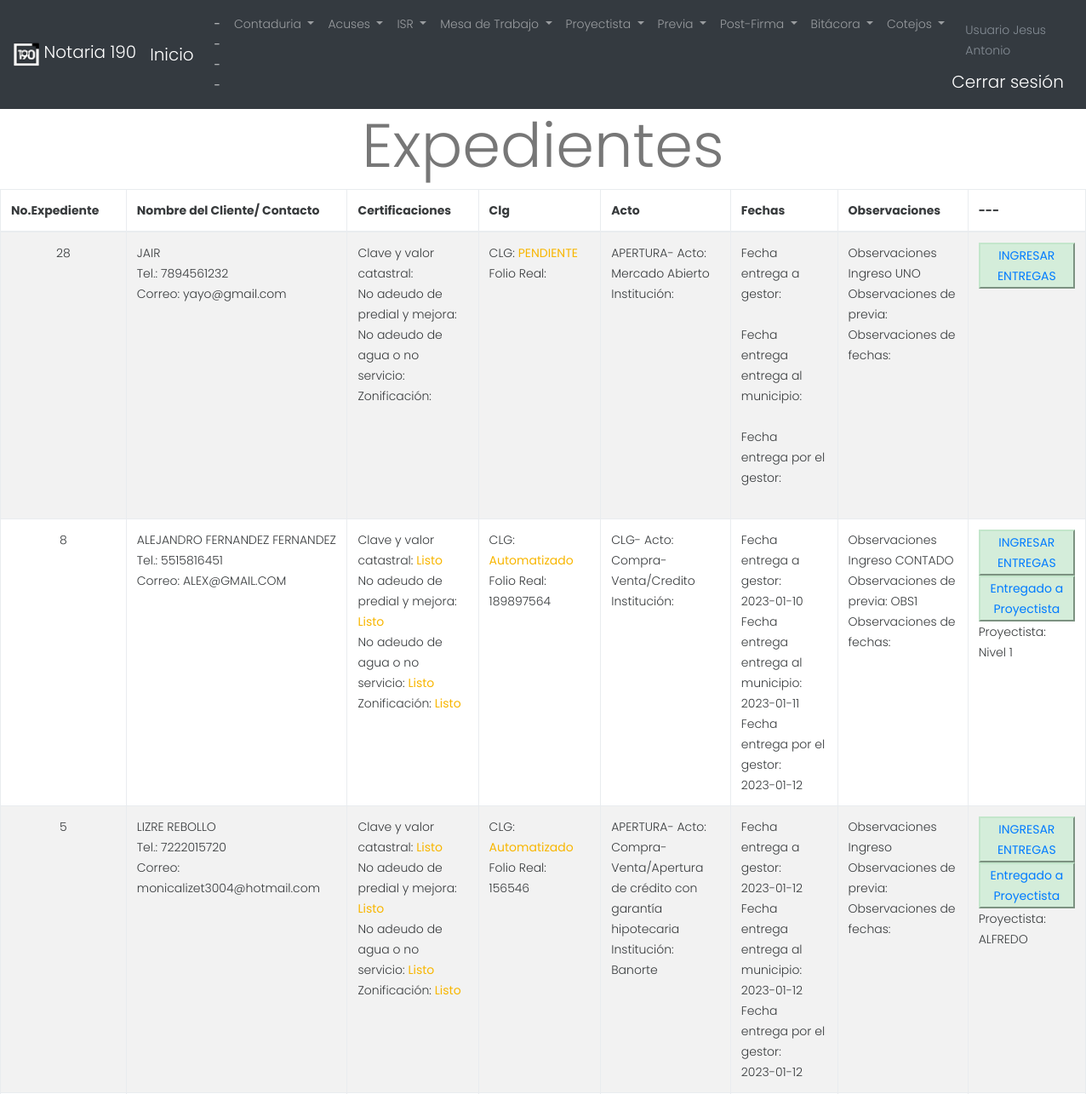
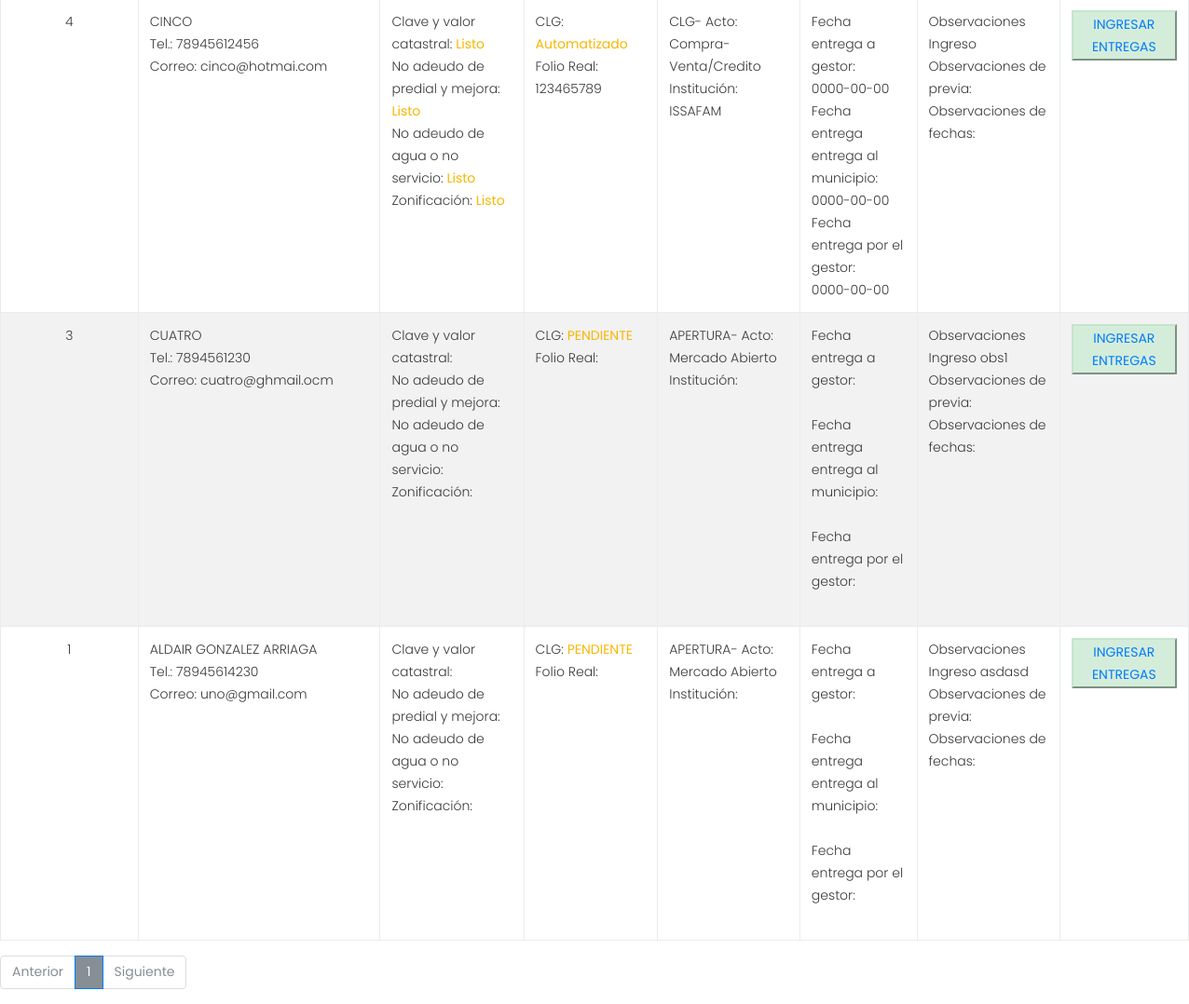
Page /consultar_exp.php?pag=1 (signed in) on the committed database (2 pictures, top to bottom).
### tables this page shows
CREATE TABLE `usuarios` (
  `idusuario` int(11) NOT NULL,
  `u_nombre` varchar(100) NOT NULL,
  `u_apellido_pat` varchar(50) NOT NULL,
  `nickname` varchar(50) NOT NULL,
  `u_apellido_mat` varchar(50) NOT NULL,
  `contrasena` varchar(50) NOT NULL,
  `u_departamento` int(11) DEFAULT NULL,
  `u_nivel` int(30) NOT NULL
);

CREATE TABLE `expediente` (
  `id_expediente` int(11) NOT NULL,
  `nombre_del_cliente` varchar(1000) DEFAULT NULL,
  `telefono` varchar(50) DEFAULT NULL,
  `correo` varchar(500) DEFAULT NULL,
  `recepcion_fecha_hora` datetime NOT NULL,
  `id_proyectista` int(11) NOT NULL,
  `id_acto` int(11) NOT NULL,
  `id_institucion` int(11) DEFAULT NULL,
  `observaciones_1` text DEFAULT NULL,
  `id_usuario_n_exp` int(11) NOT NULL,
  `id_clg` int(11) DEFAULT NULL,
  `clg_auto_folio_real` varchar(1000) DEFAULT NULL,
  `id_clg_tradicional` int(11) DEFAULT NULL,
  `clg_tradi_tramite` date DEFAULT NULL,
  `clg_tradi_termino` date DEFAULT NULL,
  `clave_valor` varchar(1000) DEFAULT NULL,
  `no_adeudo_predial` varchar(1000) DEFAULT NULL,
  `no_adeudo_agua` varchar(1000) DEFAULT NULL,
  `zonificacion` varchar(1000) DEFAULT NULL,
  `fech_entrega_prev_mesa` datetime DEFAULT NULL,
  `user_entrega_prev_mesa` int(11) DEFAULT NULL,
  `observaciones_2` text DEFAULT NULL,
  `fecha_insert_clg` datetime DEFAULT NULL,
  `id_usuario_clg_certis` int(11) DEFAULT NULL,
  `cert_entrega_gestor` date DEFAULT NULL,
  `fech_cert_entrega_gestor` datetime DEFAULT NULL,
  `cert_entrega_municipio` date DEFAULT NULL,
  `fech_cert_entrega_municipio` datetime DEFAULT NULL,
  `cert_por_gestor` date DEFAULT NULL,
  `fech_cert_por_gestor` datetime DEFAULT NULL,
  `observaciones_3` text DEFAULT NULL,
  `id_usuario_certis` int(11) DEFAULT NULL,
  `entrega_al_proyectista` datetime DEFAULT NULL,
  `id_usuario_entr_proyectista` int(11) DEFAULT NULL,
  `firma` date DEFAULT NULL,
  `no_esc` int(11) DEFAULT NULL,
  `vol_esc` int(11) DEFAULT NULL,
  `fname_proyect` text DEFAULT NULL,
  `name_proyect` varchar(1000) DEFAULT NULL,
  `otorgamiento` date DEFAULT NULL,
  `fech_otorgamiento` datetime DEFAULT NULL,
  `fech_firma` date DEFAULT NULL,
  `fech_intermedia_fecha` datetime DEFAULT NULL,
  `intermedia_fecha` date DEFAULT NULL,
  `fecha_av_def` datetime DEFAULT NULL,
  `av_def` date DEFAULT NULL,
  `fech_entrega_proyc_mesa` datetime DEFAULT NULL,
  `usuario_entrega_proyc_mesa` int(11) DEFAULT NULL,
  `observaciones_4` text DEFAULT NULL,
  `id_usuario_proyect` int(11) DEFAULT NULL,
  `id_usu_entrega_mesa_postfirma` int(11) DEFAULT NULL,
  `fech_mesa_postfirma` datetime DEFAULT NULL,
  `traslado_dominio` date DEFAULT NULL,
  `dec_not/uif` date DEFAULT NULL,
  `testimonio` date DEFAULT NULL,
  `testi_cierre` date DEFAULT NULL,
  `testi_ingreso_rpp` date DEFAULT NULL,
  `testi_incripcion` date DEFAULT NULL,
  `legajo` date DEFAULT NULL,
  `pago_derechos` date DEFAULT NULL,
  `ifrem_ingreso` date DEFAULT NULL,
  `ifrem_inscripcion` date DEFAULT NULL,
  `anec_fecha` date DEFAULT NULL,
  `expedientecol` varchar(45) DEFAULT NULL,
  `expedientecol1` varchar(45) DEFAULT NULL
);

CREATE TABLE `exp_actos` (
  `id_acto` int(11) NOT NULL,
  `acto` varchar(500) NOT NULL
);

CREATE TABLE `clg_tipo` (
  `id_clg_tipo` int(11) NOT NULL,
  `clg_tipo` varchar(250) NOT NULL
);

CREATE TABLE `clg_actos` (
  `id_clg_acto` int(11) NOT NULL,
  `actos` varchar(500) NOT NULL
);

CREATE TABLE `exp_institucion` (
  `id_institucion` int(11) NOT NULL,
  `institucion` varchar(500) NOT NULL
);

### consultar_exp.php (the view, shortened to what this page needs)
<?php
$con1= conectar();
?>
<!DOCTYPE html PUBLIC "-//W3C//DTD XHTML 1.0 Transitional//EN" "http://www.w3.org/TR/xhtml1/DTD/xhtml1-transitional.dtd">
<html lang="en">
  <head>
    <link rel="stylesheet" href="css/bootstrap.min.css">
    <link rel="stylesheet" href="css/estilos.css">
    </head>
    <body>
<?php
include ("nav.php");
?>
<center><h1 class="display-3">Expedientes</h1></center>
    <table class="table table-striped table-bordered">
  <thead>
    <tr>
      <th class="col-1">No.Expediente</th>
      <th class="col-1">Nombre del Cliente/ Contacto</th>
      <th class="col-1">Certificaciones</th>
      <th class="col-1">Clg</th>
      <th class="col-1">Acto</th>
      <th class="col-1">Fechas</th>
      <th class="col-1">Observaciones</th>
      <th class="col-1">---</th>
    </tr>
  </thead>
<?PHP
        $multiplicador = ($_GET['pag']-1)*8;
     $queryfam = "SELECT id_expediente, nombre_del_cliente, telefono, correo, recepcion_fecha_hora, p.u_nombre as proyectista, acto, exp_institu.institucion as institucion_exp, u.u_nombre, observaciones_1, clg_tipo, clg_auto_folio_real, folio_real,
clave_valor, no_adeudo_predial, no_adeudo_agua, zonificacion, tradi_acto.actos as tradi_acto1, tradi_institu.institucion as tradi_institu1, observaciones_2, clg_tradi_tramite, clg_tradi_termino, cert_entrega_gestor, cert_entrega_municipio, cert_por_gestor, observaciones_3,entrega_al_proyectista FROM not190.expediente
inner join proyectistas on proyectistas.id_proyectista = expediente.id_proyectista
inner join usuarios as p on p.idusuario = proyectistas.id_usuario
inner join exp_actos on exp_actos.id_acto = expediente.id_acto
left join exp_institucion as exp_institu on exp_institu.id_institucion = expediente.id_institucion
inner join usuarios as u on u.idusuario = expediente.id_usuario_n_exp
left join clg_tipo on clg_tipo.id_clg_tipo = expediente.id_clg
left join clg_tradicional as tradi on tradi.id_clg = expediente.id_clg_tradicional
left join clg_actos as tradi_acto on tradi.id_acto = tradi_acto.id_clg_acto
left join exp_institucion as tradi_institu on tradi_institu.id_institucion = tradi.id_institucion_clg_tradi
where fech_entrega_prev_mesa is not null and entrega_al_proyectista is null
order by id_expediente DESC LIMIT ".$multiplicador.",8";
    $resultfam = $con1->query($queryfam);
    $sqlnumrows = "SELECT COUNT(*) as total FROM not190.expediente
inner join proyectistas on proyectistas.id_proyectista = expediente.id_proyectista
inner join usuarios as p on p.idusuario = proyectistas.id_usuario
inner join exp_actos on exp_actos.id_acto = expediente.id_acto
left join exp_institucion as exp_institu on exp_institu.id_institucion = expediente.id_institucion
inner join usuarios as u on u.idusuario = expediente.id_usuario_n_exp
left join clg_tipo on clg_tipo.id_clg_tipo = expediente.id_clg
left join clg_tradicional as tradi on tradi.id_clg = expediente.id_clg_tradicional
left join clg_actos as tradi_acto on tradi.id_acto = tradi_acto.id_clg_acto
left join exp_institucion as tradi_institu on tradi_institu.id_institucion = tradi.id_institucion_clg_tradi
where fech_entrega_prev_mesa is not null and entrega_al_proyectista is null
order by id_expediente DESC;";
    $resultc = mysqli_query($con,$sqlnumrows);
    $rowtc = $resultc->fetch_assoc();
     $totale = $rowtc['total']/8 ;
     $redondeo = ceil($totale);
        while ($rowfam = $resultfam->fetch_array(MYSQLI_BOTH)){
?>
    <tr>
      <td><center><?php echo $rowfam['id_expediente'] ?></center></td>
      <td><?php echo $rowfam['nombre_del_cliente'] ?><br>
        Tel.: <?php echo $rowfam['telefono'] ?><br>Correo: <?php echo $rowfam['correo'] ?>
      </td>
      <td>
          Clave y valor catastral: <b><?php if ($rowfam['clave_valor']>=1) echo "Listo";?> </b>
      <br>No adeudo de predial y mejora: <b><?php if ($rowfam['no_adeudo_predial']>=1) echo "Listo";?> </b>
      <br>No adeudo de agua o no servicio: <b><?php if ($rowfam['no_adeudo_agua']>=1) echo "Listo";?> </b>
      <br>Zonificación: <b><?php if ($rowfam['zonificacion']>=1) echo "Listo";?> </b>
      </td>
      <td>CLG: <b><?php if($rowfam['clg_tipo'] >= 1){ echo $rowfam['clg_tipo'];}else{echo "PENDIENTE";} ?></b><br>
      Folio Real: <?php echo $rowfam['folio_real'] ?><?php echo $rowfam['clg_auto_folio_real'] ?><br>
      </td>
      <td><?php if ($rowfam['tradi_acto1'] <= 0 && $rowfam['tradi_institu1'] <= 0) {
          echo "APERTURA- Acto: ".$rowfam['acto']."<br> Institución: ".$rowfam['institucion_exp'];
      }else{ ?>CLG- Acto: <?php echo $rowfam['tradi_acto1'] ?> <br>Institución: <?php echo $rowfam['tradi_institu1'] ?>
      <?php }?>
      </td>
      <td>Fecha entrega a gestor: <br><?php echo $rowfam['cert_entrega_gestor'] ?><br>
          Fecha entrega entrega al municipio: <br> <?php echo $rowfam['cert_entrega_municipio'] ?><br>
          Fecha entrega por el gestor: <br><?php echo $rowfam['cert_por_gestor'] ?><br>
      </td>
      <td>Observaciones Ingreso <?php echo $rowfam['observaciones_1'] ?> <br>Observaciones de previa: <?php echo $rowfam['observaciones_2'] ?><br>Observaciones de fechas: <?php echo $rowfam['observaciones_3'] ?></td>
      <td><?php
          echo '<button class="alert-success"><a href="entregas_exp.php?id_exp='.$rowfam['id_expediente'].'">INGRESAR ENTREGAS</a></button>';
       ?>
        <?php if ($rowfam['cert_por_gestor'] > 1) {
          echo '<button class="alert-success"><a href="exp_pasar_proyectista.php?id_exp='.$rowfam['id_expediente'].'&user='.$user.'">Entregado a Proyectista</a></button>';
          echo "<br>Proyectista: ".$rowfam['proyectista'];
        }
       ?>
       </td>
    </tr>
<?PHP
        }
?>
</table>
        <nav aria-label="...">
          <ul class="pagination ">
            <?PHP
            if($_GET['pag'] == 1){
            ?>
            <li class="page-item disabled">
              <span class="page-link">Anterior</span>
            </li>
            <?PHP
            }else{
            ?>
            <li class="page-item">
              <a class="page-link text-dark" href="consultar_exp.php?pag=<?PHP echo $_GET['pag']-1 ?>">Anterior</a>
            </li>
            <?PHP
            }
            for ($i=1;$i<=$redondeo;$i++){
                if($i == $_GET['pag']){
                    ?>
            <li class="page-item active">
              <span class="page-link bg-secondary text-white"><?PHP echo $i ?><span class="sr-only">(current)</span>
              </span>
            </li>
            <?php
            }else{
            ?>
            <li class="page-item">
                <a class="page-link text-dark" href="consultar_exp.php?pag=<?PHP echo $i ?>"><?PHP echo $i ?></a>
            </li>
            <?PHP
            }}
            if($_GET['pag'] == $redondeo){
            ?>
            <li class="page-item disabled">
              <span class="page-link ">Siguiente</span>
            </li>
            <?PHP
                }else{
            ?>
            <li class="page-item">
              <a class="page-link text-dark" href="consultar_exp.php?pag=<?PHP echo $_GET['pag']+1 ?>">Siguiente</a>
            </li>
            <?PHP
                }
            ?>
          </ul>
        </nav>
</body>

### nav.php (shortened to what this page needs)
<?php
$con= conectar();
if(isset($_SESSION['usuario'])){
  $user = $_SESSION['usuario'];
}else{
    echo 'Inicie una session';
    header('location: login.php');
    die();
}
$querynomuser = "SELECT u_nombre, u_nivel, u_departamento, nickname FROM not190.usuarios where idusuario = ".$user." ;";
$resultq = mysqli_query($con,$querynomuser);
$rowusu = $resultq->fetch_assoc();
$querynuevoexp = "SELECT * FROM not190.usu_expedientes where id_usuario = ".$user." and id_funcion = 1;";
$resultnuevoexp = mysqli_query($con,$querynuevoexp);
$filasnuevoexp=mysqli_num_rows($resultnuevoexp);
$qeryporyect = "SELECT * FROM not190.proyectistas where id_usuario = ".$user.";";
$resultproyect = mysqli_query($con,$qeryporyect);
$filaproyect=mysqli_num_rows($resultproyect);
?>
<!doctype html>
<html lang="en">
    <head>
        <link rel="stylesheet" href="css/bootstrap.css">
        <link rel="stylesheet" href="vendors/linericon/style.css">
        <link rel="stylesheet" href="css/font-awesome.min.css">
        <link rel="stylesheet" href="vendors/owl-carousel/owl.carousel.min.css">
        <link rel="stylesheet" href="vendors/lightbox/simpleLightbox.css">
        <link rel="stylesheet" href="vendors/nice-select/css/nice-select.css">
        <link rel="stylesheet" href="css/style.css">
        <link rel="stylesheet" href="css/responsive.css">
    </head>
    <body>
<nav class="navbar navbar-expand-lg navbar-dark bg-dark">
  <a class="navbar-brand" href="index.php">
    <img src="img/icono.png" width="30" height="30" class="d-inline-block align-top" alt="">
    Notaria 190
  </a>
  <a class="navbar-brand" href="index.php">Inicio</a>
  <div class="collapse navbar-collapse" id="navbarSupportedContent">
    <ul class="navbar-nav mr-auto">
      <li class="nav-item active">
        <a class="nav-link" href="index.php">---- <span class="sr-only">(current)</span></a>
      </li>
      <?php
      if($rowusu['u_departamento'] == 1 or $rowusu['u_departamento'] == 3){ ?>
      <li class="nav-item dropdown">
        <a class="nav-link dropdown-toggle" href="#" id="navbarDropdown" role="button" data-toggle="dropdown" aria-haspopup="true" aria-expanded="false">
          Contaduria
        </a>
      </li>
      <?php
      } ?>
      <?php
      if($rowusu['u_nivel'] >= 3 or $rowusu['u_departamento'] == 5){ ?>
      <li class="nav-item dropdown">
        <a class="nav-link dropdown-toggle" href="#" id="navbarDropdown" role="button" data-toggle="dropdown" aria-haspopup="true" aria-expanded="false">
          Acuses
        </a>
      </li>
      <?php
      } ?>
      <li class="nav-item dropdown">
        <a class="nav-link dropdown-toggle" href="#" id="navbarDropdown" role="button" data-toggle="dropdown" aria-haspopup="true" aria-expanded="false">
          ISR
        </a>
      </li>
      <?php
      if($filasnuevoexp >= 1){ ?>
      <li class="nav-item dropdown">
        <a class="nav-link dropdown-toggle" href="#" id="navbarDropdown" role="button" data-toggle="dropdown" aria-haspopup="true" aria-expanded="false">
          Mesa de Trabajo
        </a>
      </li>
      <?php
      } ?>
      <?php
      if($filaproyect >= 1){ ?>
      <li class="nav-item dropdown">
        <a class="nav-link dropdown-toggle" href="#" id="navbarDropdown" role="button" data-toggle="dropdown" aria-haspopup="true" aria-expanded="false">
          Proyectista
        </a>
      </li>
      <?php
      } ?>
      <li class="nav-item dropdown">
        <a class="nav-link dropdown-toggle" href="#" id="navbarDropdown" role="button" data-toggle="dropdown" aria-haspopup="true" aria-expanded="false">
          Previa
        </a>
      </li>
      <li class="nav-item dropdown">
        <a class="nav-link dropdown-toggle" href="#" id="navbarDropdown" role="button" data-toggle="dropdown" aria-haspopup="true" aria-expanded="false">
          Post-Firma
        </a>
      </li>
      <li class="nav-item dropdown">
        <a class="nav-link dropdown-toggle" href="#" id="navbarDropdown" role="button" data-toggle="dropdown" aria-haspopup="true" aria-expanded="false">
          Bitácora
        </a>
      </li>
      <?php
      if($rowusu['u_departamento'] > 1 or $rowusu['u_departamento'] == 1){ ?>
      <li class="nav-item dropdown">
        <a class="nav-link dropdown-toggle" href="#" id="navbarDropdown" role="button" data-toggle="dropdown" aria-haspopup="true" aria-expanded="false">
          Cotejos
        </a>
          <?php
          }
          ?>
      </li>
    </ul>
    <form class="form-inline my-2 my-lg-0">
      <a class="nav-item nav-link disabled" href="#">Usuario <?php echo $rowusu['u_nombre']; ?></a>
      <a class="navbar-brand" href="cerrar_session.php">Cerrar sesión</a>
    </form>
  </div>
</nav>        </header>

### css/style.css (style rules this page uses)
a { text-decoration: none; -webkit-transition: all 0.3s ease-in-out; -o-transition: all 0.3s ease-in-out; transition: all 0.3s ease-in-out; }
body { line-height: 24px; font-size: 14px; font-family: "Poppins", sans-serif; font-weight: 300; color: #777777; }
h1, h2, h3, h4, h5, h6 { font-family: "Poppins", sans-serif; font-weight: 600; }
.page-link { background: transparent; font-weight: 400; }
b, sup, sub, u, del { color: #f8b600; }
h1 { font-size: 36px; }
h1, h2, h3, h4, h5, h6 { line-height: 1.5em; }

### rows in the picture
usuarios: u_nombre "Jesus Antonio"
expediente: id_expediente "28", nombre_del_cliente "JAIR", telefono "7894561232", correo "yayo@gmail.com", shows "PENDIENTE", id_acto.acto "Mercado Abierto", observaciones_1 "UNO"
expediente: id_expediente "8", nombre_del_cliente "ALEJANDRO FERNANDEZ FERNANDEZ", telefono "5515816451", correo "ALEX@GMAIL.COM", clave_valor "Listo", no_adeudo_predial "Listo", no_adeudo_agua "Listo", zonificacion "Listo", id_clg.clg_tipo "Automatizado", clg_auto_folio_real "189897564", clg_actos.actos "Compra-Venta/Credito", cert_entrega_gestor "2023-01-10", cert_entrega_municipio "2023-01-11", cert_por_gestor "2023-01-12", observaciones_1 "CONTADO", observaciones_2 "OBS1", usuarios.u_nombre "Nivel 1"
expediente: id_expediente "5", nombre_del_cliente "LIZRE REBOLLO", telefono "7222015720", correo "monicalizet3004@hotmail.com", clave_valor "Listo", no_adeudo_predial "Listo", no_adeudo_agua "Listo", zonificacion "Listo", id_clg.clg_tipo "Automatizado", clg_auto_folio_real "156546", id_acto.acto "Compra-Venta/Apertura de crédito con garantía hipotecaria", id_institucion.institucion "Banorte", cert_entrega_gestor "2023-01-12", cert_entrega_municipio "2023-01-12", cert_por_gestor "2023-01-12", id_usuario_clg_certis.u_nombre "ALFREDO"
expediente: id_expediente "4", nombre_del_cliente "CINCO", telefono "78945612456", correo "cinco@hotmai.com", clave_valor "Listo", no_adeudo_predial "Listo", no_adeudo_agua "Listo", zonificacion "Listo", id_clg.clg_tipo "Automatizado", clg_auto_folio_real "123465789", clg_actos.actos "Compra-Venta/Credito", exp_institucion.institucion "ISSAFAM", cert_entrega_gestor "0000-00-00", cert_entrega_municipio "0000-00-00", cert_por_gestor "0000-00-00"
expediente: id_expediente "3", nombre_del_cliente "CUATRO", telefono "7894561230", correo "cuatro@ghmail.ocm", shows "PENDIENTE", id_acto.acto "Mercado Abierto", observaciones_1 "obs1"
expediente: id_expediente "1", nombre_del_cliente "ALDAIR GONZALEZ ARRIAGA", telefono "78945614230", correo "uno@gmail.com", shows "PENDIENTE", id_acto.acto "Mercado Abierto", observaciones_1 "asdasd"
